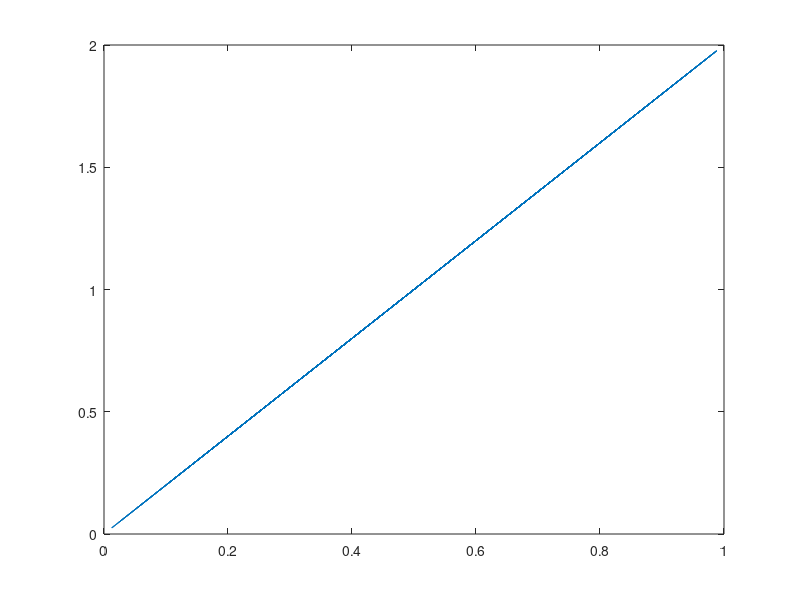

The MATLAB source for this figure: (Note: this script raises an error after producing the figure.)
%% ML - Preidct the double of a value using linear regression

%% ==================== Initialization ====================

% Clear and Close Figures
clear ; close all; clc

% Generate a training set (vector) of 10 values
X = rand(100,1);
y = X*2;
m = length(X);

% Initialize the parameters(theta) to zero
initial_theta = zeros(2,1);

% Add a 0 column to X
X = [ones(m,1) X];

% Plot data
figure(1);
title ("Arbitrary title");
xlabel ("X");
ylabel ("y (double X)");
f1_legends = ["original"];
plot(X(:,2),y);

%% ==================== Cost function ====================

% Compute the initial Cost
J = costFunction(X,y,initial_theta);
fprintf("Computing initial cost...\n");
fprintf("%f\n\n",  J);
f2_legends = "";

%% ==================== Gradient descent ====================

fprintf('Running Gradient Descent ...\n')
alpha = [0.05 0.1 0.3 0.5 0.6 0.8 1];
num_iters = 500;

for i=1:length(alpha)
    
    [theta, J_history] = gradientDescent(X, y, initial_theta, alpha(i), num_iters);
    fprintf("Theta(alpha=%.2f): %.5f, %.5f˙| cost: %.5f\n", alpha(i), theta(1),theta(2), costFunction(X,y,theta));

    % Plot the linear fit
    figure(1);
    hold on;
    plot(X(:,2),(X * theta));
    f1_legends = [f1_legends;mat2str(alpha(i))];
    legend(f1_legends);

    % Plot cost history
    figure(2);
    hold on;
    plot(J_history(:,1),J_history(:,2));
    f2_legends = [f2_legends;mat2str(alpha(i))];
    legend(f2_legends);
end

% predictions
fprintf("\n");
fprintf("For value 12.3,  we predict a result of %f\n",  [1 12.3] * theta);
fprintf("For value 5,  we predict a result of %f\n",  [1 5] * theta);

%% ==================== Optimizing using fminunc ====================
fprintf("\nOptimizing using fminunc...\n");
options = optimset('GradObj', 'on', 'MaxIter', 100);
[theta, cost,info, o] = fminunc(@(t)(costFunction(X, y, t)), initial_theta, options);
fprintf("Theta: %.5f, %.5f˙| cost: %.5f\n | iterations: %i", theta(1),theta(2), cost, o.iterations);

%% ==================== Computing theta using normal equation ====================
fprintf("\nComputing theta using normal equation...\n");
theta = pinv(X) * y;
fprintf("Theta: %.5f, %.5f˙| cost: %.5f\n", theta(1),theta(2), costFunction(X,y,theta));
